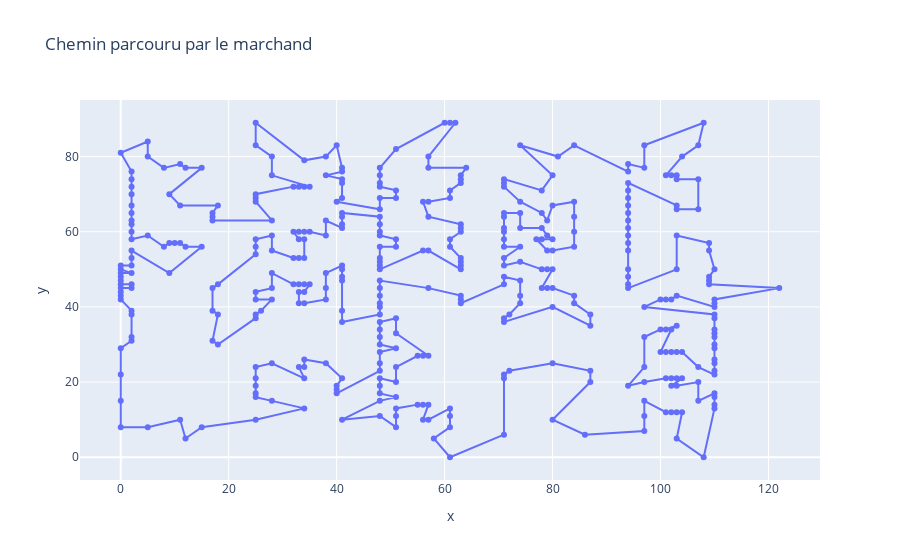

Here is the notebook cell this chart was saved with:
### Code cell
# Test de l'algorithme de kohonen
data = data_TSPLIB(f'data/{ENSEMBLE_TEST[choix_data_test]}.tsp')
df = test_unitaire_algo_kohonen(choix_data_test)
affichage(df, data).show()

### Figure 1 — Plotly figure (JSON) as saved in the notebook; plotly's stock layout.template omitted (floating-point values rounded to 4 significant figures; data arrays with more than 128 entries replaced by an {"elided": "..."} marker saying what was removed)
{"data": [{"hovertemplate": "x=%{x}<br>y=%{y}<extra></extra>", "legendgroup": "", "line": {"color": "#636efa", "dash": "solid"}, "marker": {"symbol": "circle"}, "mode": "markers+lines", "name": "", "orientation": "v", "showlegend": false, "type": "scatter", "x": {"elided": "395 int values"}, "xaxis": "x", "y": {"elided": "395 int values"}, "yaxis": "y"}], "layout": {"legend": {"tracegroupgap": 0}, "title": {"text": "Chemin parcouru par le marchand"}, "xaxis": {"anchor": "y", "domain": [0, 1], "title": {"text": "x"}}, "yaxis": {"anchor": "x", "domain": [0, 1], "title": {"text": "y"}}}}
